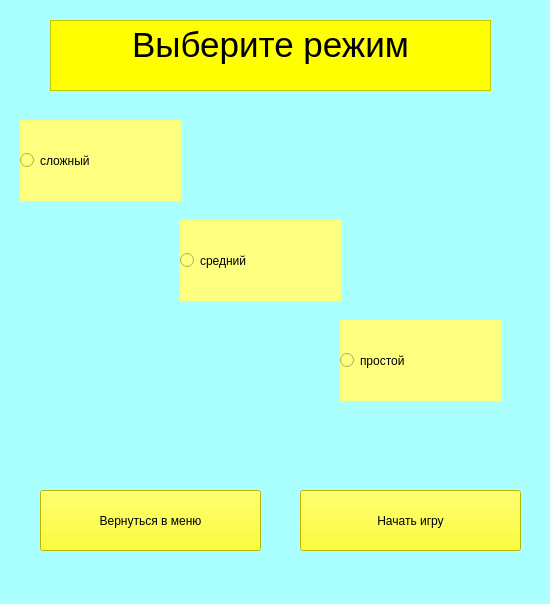
<?xml version="1.0" encoding="UTF-8"?>
<ui version="4.0">
 <class>page2rejim</class>
 <widget class="QMainWindow" name="page2rejim">
  <property name="enabled">
   <bool>true</bool>
  </property>
  <property name="geometry">
   <rect>
    <x>0</x>
    <y>0</y>
    <width>550</width>
    <height>604</height>
   </rect>
  </property>
  <property name="minimumSize">
   <size>
    <width>550</width>
    <height>604</height>
   </size>
  </property>
  <property name="maximumSize">
   <size>
    <width>550</width>
    <height>604</height>
   </size>
  </property>
  <property name="sizeIncrement">
   <size>
    <width>0</width>
    <height>0</height>
   </size>
  </property>
  <property name="palette">
   <palette>
    <active>
     <colorrole role="Button">
      <brush brushstyle="SolidPattern">
       <color alpha="255">
        <red>170</red>
        <green>255</green>
        <blue>255</blue>
       </color>
      </brush>
     </colorrole>
     <colorrole role="Base">
      <brush brushstyle="SolidPattern">
       <color alpha="255">
        <red>170</red>
        <green>255</green>
        <blue>255</blue>
       </color>
      </brush>
     </colorrole>
     <colorrole role="Window">
      <brush brushstyle="SolidPattern">
       <color alpha="255">
        <red>170</red>
        <green>255</green>
        <blue>255</blue>
       </color>
      </brush>
     </colorrole>
     <colorrole role="Highlight">
      <brush brushstyle="SolidPattern">
       <color alpha="255">
        <red>163</red>
        <green>58</green>
        <blue>255</blue>
       </color>
      </brush>
     </colorrole>
     <colorrole role="AlternateBase">
      <brush brushstyle="SolidPattern">
       <color alpha="255">
        <red>197</red>
        <green>170</green>
        <blue>255</blue>
       </color>
      </brush>
     </colorrole>
    </active>
    <inactive>
     <colorrole role="Button">
      <brush brushstyle="SolidPattern">
       <color alpha="255">
        <red>170</red>
        <green>255</green>
        <blue>255</blue>
       </color>
      </brush>
     </colorrole>
     <colorrole role="Base">
      <brush brushstyle="SolidPattern">
       <color alpha="255">
        <red>170</red>
        <green>255</green>
        <blue>255</blue>
       </color>
      </brush>
     </colorrole>
     <colorrole role="Window">
      <brush brushstyle="SolidPattern">
       <color alpha="255">
        <red>170</red>
        <green>255</green>
        <blue>255</blue>
       </color>
      </brush>
     </colorrole>
     <colorrole role="Highlight">
      <brush brushstyle="SolidPattern">
       <color alpha="255">
        <red>163</red>
        <green>58</green>
        <blue>255</blue>
       </color>
      </brush>
     </colorrole>
     <colorrole role="AlternateBase">
      <brush brushstyle="SolidPattern">
       <color alpha="255">
        <red>197</red>
        <green>170</green>
        <blue>255</blue>
       </color>
      </brush>
     </colorrole>
    </inactive>
    <disabled>
     <colorrole role="Button">
      <brush brushstyle="SolidPattern">
       <color alpha="255">
        <red>170</red>
        <green>255</green>
        <blue>255</blue>
       </color>
      </brush>
     </colorrole>
     <colorrole role="Base">
      <brush brushstyle="SolidPattern">
       <color alpha="255">
        <red>170</red>
        <green>255</green>
        <blue>255</blue>
       </color>
      </brush>
     </colorrole>
     <colorrole role="Window">
      <brush brushstyle="SolidPattern">
       <color alpha="255">
        <red>170</red>
        <green>255</green>
        <blue>255</blue>
       </color>
      </brush>
     </colorrole>
     <colorrole role="Highlight">
      <brush brushstyle="SolidPattern">
       <color alpha="255">
        <red>163</red>
        <green>58</green>
        <blue>255</blue>
       </color>
      </brush>
     </colorrole>
     <colorrole role="AlternateBase">
      <brush brushstyle="SolidPattern">
       <color alpha="255">
        <red>197</red>
        <green>170</green>
        <blue>255</blue>
       </color>
      </brush>
     </colorrole>
    </disabled>
   </palette>
  </property>
  <property name="windowTitle">
   <string>MainWindow</string>
  </property>
  <property name="styleSheet">
   <string notr="true">background-color: rgb(170, 255, 255);</string>
  </property>
  <property name="iconSize">
   <size>
    <width>10</width>
    <height>30</height>
   </size>
  </property>
  <widget class="QWidget" name="centralwidget">
   <widget class="QTextBrowser" name="textBrowser">
    <property name="geometry">
     <rect>
      <x>50</x>
      <y>20</y>
      <width>441</width>
      <height>71</height>
     </rect>
    </property>
    <property name="styleSheet">
     <string notr="true">background-color: rgb(255, 255, 0);
font: 75 8pt &quot;MS Shell Dlg 2&quot;;
font: 48pt &quot;MS Shell Dlg 2&quot;;
</string>
    </property>
    <property name="html">
     <string>&lt;!DOCTYPE HTML PUBLIC &quot;-//W3C//DTD HTML 4.0//EN&quot; &quot;http://www.w3.org/TR/REC-html40/strict.dtd&quot;&gt;
&lt;html&gt;&lt;head&gt;&lt;meta name=&quot;qrichtext&quot; content=&quot;1&quot; /&gt;&lt;style type=&quot;text/css&quot;&gt;
p, li { white-space: pre-wrap; }
&lt;/style&gt;&lt;/head&gt;&lt;body style=&quot; font-family:'MS Shell Dlg 2'; font-size:48pt; font-weight:400; font-style:normal;&quot;&gt;
&lt;p align=&quot;center&quot; style=&quot; margin-top:0px; margin-bottom:0px; margin-left:0px; margin-right:0px; -qt-block-indent:0; text-indent:0px;&quot;&gt;&lt;span style=&quot; font-size:26pt;&quot;&gt;Выберите режим&lt;/span&gt;&lt;/p&gt;&lt;/body&gt;&lt;/html&gt;</string>
    </property>
   </widget>
   <widget class="QPushButton" name="menu2">
    <property name="geometry">
     <rect>
      <x>40</x>
      <y>490</y>
      <width>221</width>
      <height>61</height>
     </rect>
    </property>
    <property name="styleSheet">
     <string notr="true">background-color: rgb(255, 255, 0);
font: 10pt &quot;MS Shell Dlg 2&quot;;</string>
    </property>
    <property name="text">
     <string>Вернуться в меню</string>
    </property>
   </widget>
   <widget class="QPushButton" name="tobegin">
    <property name="geometry">
     <rect>
      <x>300</x>
      <y>490</y>
      <width>221</width>
      <height>61</height>
     </rect>
    </property>
    <property name="styleSheet">
     <string notr="true">background-color: rgb(255, 255, 0);
font: 10pt &quot;MS Shell Dlg 2&quot;;</string>
    </property>
    <property name="text">
     <string>Начать игру</string>
    </property>
   </widget>
   <widget class="QRadioButton" name="hard">
    <property name="geometry">
     <rect>
      <x>20</x>
      <y>120</y>
      <width>161</width>
      <height>81</height>
     </rect>
    </property>
    <property name="styleSheet">
     <string notr="true">background-color: rgb(255, 255, 127);
font: 10pt &quot;MS Shell Dlg 2&quot;;</string>
    </property>
    <property name="text">
     <string>сложный</string>
    </property>
   </widget>
   <widget class="QRadioButton" name="average">
    <property name="geometry">
     <rect>
      <x>180</x>
      <y>220</y>
      <width>161</width>
      <height>81</height>
     </rect>
    </property>
    <property name="styleSheet">
     <string notr="true">background-color: rgb(255, 255, 127);
font: 10pt &quot;MS Shell Dlg 2&quot;;</string>
    </property>
    <property name="text">
     <string>средний</string>
    </property>
   </widget>
   <widget class="QRadioButton" name="easy">
    <property name="geometry">
     <rect>
      <x>340</x>
      <y>320</y>
      <width>161</width>
      <height>81</height>
     </rect>
    </property>
    <property name="styleSheet">
     <string notr="true">background-color: rgb(255, 255, 127);
font: 10pt &quot;MS Shell Dlg 2&quot;;</string>
    </property>
    <property name="text">
     <string>простой</string>
    </property>
   </widget>
  </widget>
  <widget class="QStatusBar" name="statusbar"/>
 </widget>
 <resources/>
 <connections/>
</ui>
